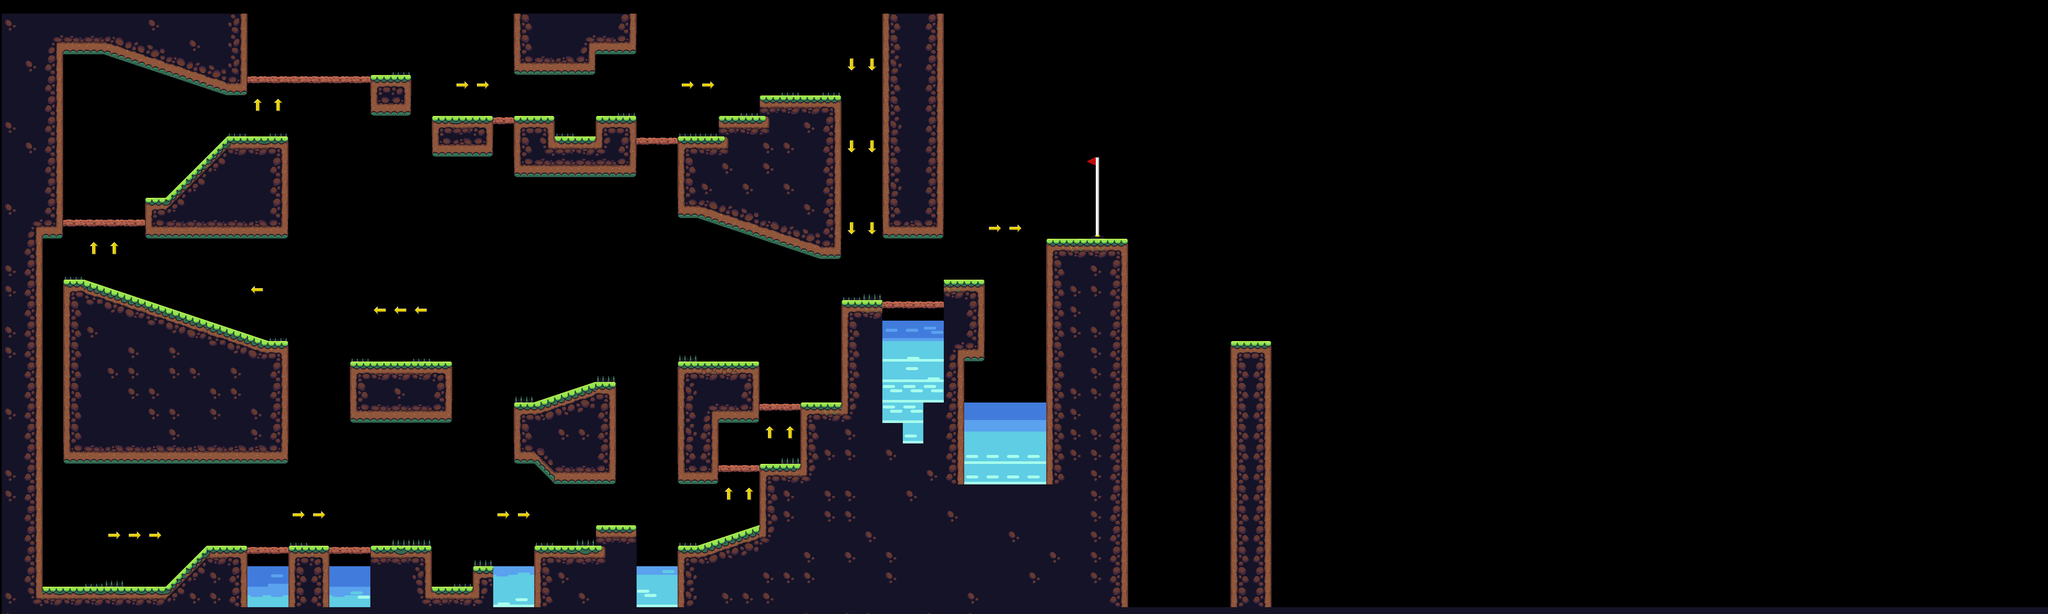

This game map was drawn from its Tiled (.tmx) file and the tilesets committed beside it. A one-line description and the trimmed map source follow:
An orthogonal 100x30 tile map with 48x48 px tiles, 1 tile layer (Capa de patrones 1), 2 tilesets.

<map version="1.5" tiledversion="1.7.2" orientation="orthogonal" renderorder="right-down" width="100" height="30" tilewidth="48" tileheight="48" infinite="0" nextlayerid="4" nextobjectid="1">
 <tileset firstgid="1" name="E" tilewidth="48" tileheight="48" tilecount="133" columns="19">
  <image source="Nature_environment_01.png" width="912" height="336" />
 </tileset>
 <tileset firstgid="134" name="Nature_environment_01b" tilewidth="48" tileheight="48" tilecount="133" columns="19">
  <image source="Nature_environment_01b.png" width="912" height="336" />
 </tileset>
 <layer id="1" name="Capa de patrones 1" width="100" height="30" offsetx="4" offsety="32">
  <data>[3000 cells, 935 non-empty, 79 distinct tile ids]</data>
 </layer>
</map>
